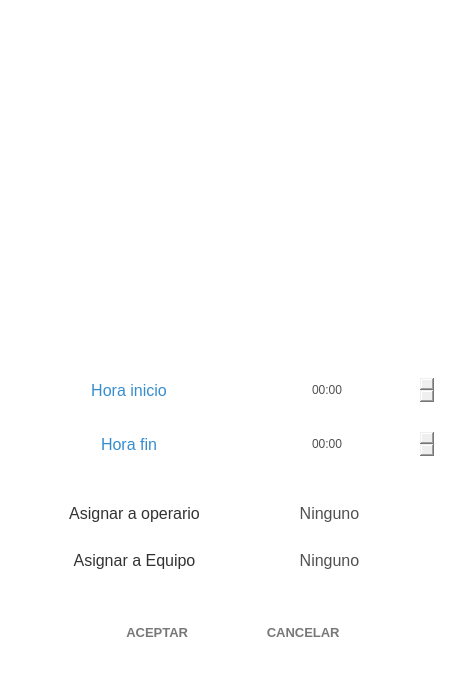
<?xml version="1.0" encoding="UTF-8"?>
<ui version="4.0">
 <class>CalendarDialog</class>
 <widget class="QDialog" name="CalendarDialog">
  <property name="geometry">
   <rect>
    <x>0</x>
    <y>0</y>
    <width>464</width>
    <height>692</height>
   </rect>
  </property>
  <property name="palette">
   <palette>
    <active>
     <colorrole role="Base">
      <brush brushstyle="SolidPattern">
       <color alpha="255">
        <red>46</red>
        <green>47</green>
        <blue>48</blue>
       </color>
      </brush>
     </colorrole>
     <colorrole role="Window">
      <brush brushstyle="SolidPattern">
       <color alpha="255">
        <red>255</red>
        <green>255</green>
        <blue>255</blue>
       </color>
      </brush>
     </colorrole>
    </active>
    <inactive>
     <colorrole role="Base">
      <brush brushstyle="SolidPattern">
       <color alpha="255">
        <red>46</red>
        <green>47</green>
        <blue>48</blue>
       </color>
      </brush>
     </colorrole>
     <colorrole role="Window">
      <brush brushstyle="SolidPattern">
       <color alpha="255">
        <red>255</red>
        <green>255</green>
        <blue>255</blue>
       </color>
      </brush>
     </colorrole>
    </inactive>
    <disabled>
     <colorrole role="Base">
      <brush brushstyle="SolidPattern">
       <color alpha="255">
        <red>255</red>
        <green>255</green>
        <blue>255</blue>
       </color>
      </brush>
     </colorrole>
     <colorrole role="Window">
      <brush brushstyle="SolidPattern">
       <color alpha="255">
        <red>255</red>
        <green>255</green>
        <blue>255</blue>
       </color>
      </brush>
     </colorrole>
    </disabled>
   </palette>
  </property>
  <property name="windowTitle">
   <string>Dialog</string>
  </property>
  <layout class="QVBoxLayout" name="verticalLayout_3">
   <item>
    <widget class="QWidget" name="widget_date" native="true">
     <property name="minimumSize">
      <size>
       <width>340</width>
       <height>340</height>
      </size>
     </property>
    </widget>
   </item>
   <item>
    <widget class="QWidget" name="widget_hora_cita" native="true">
     <layout class="QVBoxLayout" name="verticalLayout">
      <item>
       <widget class="QWidget" name="widget_hora_inicio" native="true">
        <layout class="QHBoxLayout" name="horizontalLayout">
         <item>
          <widget class="QLabel" name="label">
           <property name="font">
            <font>
             <family>Segoe UI</family>
             <pointsize>12</pointsize>
            </font>
           </property>
           <property name="styleSheet">
            <string notr="true">color:rgb(54, 141, 206);
</string>
           </property>
           <property name="text">
            <string>Hora inicio</string>
           </property>
           <property name="alignment">
            <set>Qt::AlignCenter</set>
           </property>
          </widget>
         </item>
         <item>
          <widget class="QTimeEdit" name="te_hora_inicio">
           <property name="minimumSize">
            <size>
             <width>0</width>
             <height>30</height>
            </size>
           </property>
           <property name="palette">
            <palette>
             <active>
              <colorrole role="WindowText">
               <brush brushstyle="SolidPattern">
                <color alpha="255">
                 <red>80</red>
                 <green>80</green>
                 <blue>80</blue>
                </color>
               </brush>
              </colorrole>
              <colorrole role="Text">
               <brush brushstyle="SolidPattern">
                <color alpha="255">
                 <red>80</red>
                 <green>80</green>
                 <blue>80</blue>
                </color>
               </brush>
              </colorrole>
              <colorrole role="ButtonText">
               <brush brushstyle="SolidPattern">
                <color alpha="255">
                 <red>80</red>
                 <green>80</green>
                 <blue>80</blue>
                </color>
               </brush>
              </colorrole>
              <colorrole role="Base">
               <brush brushstyle="NoBrush">
                <color alpha="255">
                 <red>0</red>
                 <green>0</green>
                 <blue>0</blue>
                </color>
               </brush>
              </colorrole>
              <colorrole role="Link">
               <brush brushstyle="SolidPattern">
                <color alpha="255">
                 <red>54</red>
                 <green>141</green>
                 <blue>206</blue>
                </color>
               </brush>
              </colorrole>
              <colorrole role="PlaceholderText">
               <brush brushstyle="NoBrush">
                <color alpha="128">
                 <red>80</red>
                 <green>80</green>
                 <blue>80</blue>
                </color>
               </brush>
              </colorrole>
             </active>
             <inactive>
              <colorrole role="WindowText">
               <brush brushstyle="SolidPattern">
                <color alpha="255">
                 <red>80</red>
                 <green>80</green>
                 <blue>80</blue>
                </color>
               </brush>
              </colorrole>
              <colorrole role="Text">
               <brush brushstyle="SolidPattern">
                <color alpha="255">
                 <red>80</red>
                 <green>80</green>
                 <blue>80</blue>
                </color>
               </brush>
              </colorrole>
              <colorrole role="ButtonText">
               <brush brushstyle="SolidPattern">
                <color alpha="255">
                 <red>80</red>
                 <green>80</green>
                 <blue>80</blue>
                </color>
               </brush>
              </colorrole>
              <colorrole role="Base">
               <brush brushstyle="NoBrush">
                <color alpha="255">
                 <red>0</red>
                 <green>0</green>
                 <blue>0</blue>
                </color>
               </brush>
              </colorrole>
              <colorrole role="Link">
               <brush brushstyle="SolidPattern">
                <color alpha="255">
                 <red>54</red>
                 <green>141</green>
                 <blue>206</blue>
                </color>
               </brush>
              </colorrole>
              <colorrole role="PlaceholderText">
               <brush brushstyle="NoBrush">
                <color alpha="128">
                 <red>80</red>
                 <green>80</green>
                 <blue>80</blue>
                </color>
               </brush>
              </colorrole>
             </inactive>
             <disabled>
              <colorrole role="WindowText">
               <brush brushstyle="SolidPattern">
                <color alpha="255">
                 <red>80</red>
                 <green>80</green>
                 <blue>80</blue>
                </color>
               </brush>
              </colorrole>
              <colorrole role="Text">
               <brush brushstyle="SolidPattern">
                <color alpha="255">
                 <red>80</red>
                 <green>80</green>
                 <blue>80</blue>
                </color>
               </brush>
              </colorrole>
              <colorrole role="ButtonText">
               <brush brushstyle="SolidPattern">
                <color alpha="255">
                 <red>80</red>
                 <green>80</green>
                 <blue>80</blue>
                </color>
               </brush>
              </colorrole>
              <colorrole role="Base">
               <brush brushstyle="NoBrush">
                <color alpha="255">
                 <red>0</red>
                 <green>0</green>
                 <blue>0</blue>
                </color>
               </brush>
              </colorrole>
              <colorrole role="Link">
               <brush brushstyle="SolidPattern">
                <color alpha="255">
                 <red>54</red>
                 <green>141</green>
                 <blue>206</blue>
                </color>
               </brush>
              </colorrole>
              <colorrole role="PlaceholderText">
               <brush brushstyle="NoBrush">
                <color alpha="128">
                 <red>80</red>
                 <green>80</green>
                 <blue>80</blue>
                </color>
               </brush>
              </colorrole>
             </disabled>
            </palette>
           </property>
           <property name="styleSheet">
            <string notr="true">border-radius: 6px;
color:rgb(80, 80, 80);
font: 87 12pt &quot;Segoe UI Black&quot;;</string>
           </property>
           <property name="alignment">
            <set>Qt::AlignCenter</set>
           </property>
           <property name="displayFormat">
            <string>hh:mm</string>
           </property>
          </widget>
         </item>
        </layout>
       </widget>
      </item>
      <item>
       <widget class="QWidget" name="widget_hora_fin" native="true">
        <layout class="QHBoxLayout" name="horizontalLayout_2">
         <item>
          <widget class="QLabel" name="label_2">
           <property name="font">
            <font>
             <family>Segoe UI</family>
             <pointsize>12</pointsize>
            </font>
           </property>
           <property name="styleSheet">
            <string notr="true">
color:rgb(54, 141, 206);
</string>
           </property>
           <property name="text">
            <string>Hora fin</string>
           </property>
           <property name="alignment">
            <set>Qt::AlignCenter</set>
           </property>
          </widget>
         </item>
         <item>
          <widget class="QTimeEdit" name="te_hora_fin">
           <property name="minimumSize">
            <size>
             <width>0</width>
             <height>30</height>
            </size>
           </property>
           <property name="palette">
            <palette>
             <active>
              <colorrole role="WindowText">
               <brush brushstyle="SolidPattern">
                <color alpha="255">
                 <red>80</red>
                 <green>80</green>
                 <blue>80</blue>
                </color>
               </brush>
              </colorrole>
              <colorrole role="Text">
               <brush brushstyle="SolidPattern">
                <color alpha="255">
                 <red>80</red>
                 <green>80</green>
                 <blue>80</blue>
                </color>
               </brush>
              </colorrole>
              <colorrole role="ButtonText">
               <brush brushstyle="SolidPattern">
                <color alpha="255">
                 <red>80</red>
                 <green>80</green>
                 <blue>80</blue>
                </color>
               </brush>
              </colorrole>
              <colorrole role="Base">
               <brush brushstyle="NoBrush">
                <color alpha="255">
                 <red>0</red>
                 <green>0</green>
                 <blue>0</blue>
                </color>
               </brush>
              </colorrole>
              <colorrole role="Link">
               <brush brushstyle="SolidPattern">
                <color alpha="255">
                 <red>54</red>
                 <green>141</green>
                 <blue>206</blue>
                </color>
               </brush>
              </colorrole>
              <colorrole role="PlaceholderText">
               <brush brushstyle="NoBrush">
                <color alpha="128">
                 <red>80</red>
                 <green>80</green>
                 <blue>80</blue>
                </color>
               </brush>
              </colorrole>
             </active>
             <inactive>
              <colorrole role="WindowText">
               <brush brushstyle="SolidPattern">
                <color alpha="255">
                 <red>80</red>
                 <green>80</green>
                 <blue>80</blue>
                </color>
               </brush>
              </colorrole>
              <colorrole role="Text">
               <brush brushstyle="SolidPattern">
                <color alpha="255">
                 <red>80</red>
                 <green>80</green>
                 <blue>80</blue>
                </color>
               </brush>
              </colorrole>
              <colorrole role="ButtonText">
               <brush brushstyle="SolidPattern">
                <color alpha="255">
                 <red>80</red>
                 <green>80</green>
                 <blue>80</blue>
                </color>
               </brush>
              </colorrole>
              <colorrole role="Base">
               <brush brushstyle="NoBrush">
                <color alpha="255">
                 <red>0</red>
                 <green>0</green>
                 <blue>0</blue>
                </color>
               </brush>
              </colorrole>
              <colorrole role="Link">
               <brush brushstyle="SolidPattern">
                <color alpha="255">
                 <red>54</red>
                 <green>141</green>
                 <blue>206</blue>
                </color>
               </brush>
              </colorrole>
              <colorrole role="PlaceholderText">
               <brush brushstyle="NoBrush">
                <color alpha="128">
                 <red>80</red>
                 <green>80</green>
                 <blue>80</blue>
                </color>
               </brush>
              </colorrole>
             </inactive>
             <disabled>
              <colorrole role="WindowText">
               <brush brushstyle="SolidPattern">
                <color alpha="255">
                 <red>80</red>
                 <green>80</green>
                 <blue>80</blue>
                </color>
               </brush>
              </colorrole>
              <colorrole role="Text">
               <brush brushstyle="SolidPattern">
                <color alpha="255">
                 <red>80</red>
                 <green>80</green>
                 <blue>80</blue>
                </color>
               </brush>
              </colorrole>
              <colorrole role="ButtonText">
               <brush brushstyle="SolidPattern">
                <color alpha="255">
                 <red>80</red>
                 <green>80</green>
                 <blue>80</blue>
                </color>
               </brush>
              </colorrole>
              <colorrole role="Base">
               <brush brushstyle="NoBrush">
                <color alpha="255">
                 <red>0</red>
                 <green>0</green>
                 <blue>0</blue>
                </color>
               </brush>
              </colorrole>
              <colorrole role="Link">
               <brush brushstyle="SolidPattern">
                <color alpha="255">
                 <red>54</red>
                 <green>141</green>
                 <blue>206</blue>
                </color>
               </brush>
              </colorrole>
              <colorrole role="PlaceholderText">
               <brush brushstyle="NoBrush">
                <color alpha="128">
                 <red>80</red>
                 <green>80</green>
                 <blue>80</blue>
                </color>
               </brush>
              </colorrole>
             </disabled>
            </palette>
           </property>
           <property name="styleSheet">
            <string notr="true">border-radius: 6px;
color:rgb(80, 80, 80);
font: 87 12pt &quot;Segoe UI Black&quot;;</string>
           </property>
           <property name="alignment">
            <set>Qt::AlignCenter</set>
           </property>
           <property name="displayFormat">
            <string>hh:mm</string>
           </property>
          </widget>
         </item>
        </layout>
       </widget>
      </item>
      <item>
       <spacer name="verticalSpacer_2">
        <property name="orientation">
         <enum>Qt::Vertical</enum>
        </property>
        <property name="sizeHint" stdset="0">
         <size>
          <width>20</width>
          <height>10</height>
         </size>
        </property>
       </spacer>
      </item>
     </layout>
    </widget>
   </item>
   <item>
    <widget class="QWidget" name="widget_asign" native="true">
     <layout class="QVBoxLayout" name="verticalLayout_2">
      <item>
       <layout class="QHBoxLayout" name="horizontalLayout_3">
        <property name="leftMargin">
         <number>20</number>
        </property>
        <property name="topMargin">
         <number>5</number>
        </property>
        <property name="rightMargin">
         <number>20</number>
        </property>
        <property name="bottomMargin">
         <number>5</number>
        </property>
        <item>
         <widget class="MyLabelAnimated" name="pb_asign_operators">
          <property name="minimumSize">
           <size>
            <width>0</width>
            <height>31</height>
           </size>
          </property>
          <property name="font">
           <font>
            <family>Segoe UI</family>
            <pointsize>12</pointsize>
           </font>
          </property>
          <property name="styleSheet">
           <string notr="true">QLabel{
	background-color: #FFFFFF; 
	border-radius: 6px;
	color:rgb(50, 50, 50);
}
QLabel:hover:!pressed{
	  background-color: #EEEEEE; 
}
</string>
          </property>
          <property name="text">
           <string>Asignar a operario</string>
          </property>
          <property name="scaledContents">
           <bool>true</bool>
          </property>
          <property name="alignment">
           <set>Qt::AlignCenter</set>
          </property>
         </widget>
        </item>
        <item>
         <widget class="QLabel" name="l_operators">
          <property name="font">
           <font>
            <family>Segoe UI</family>
            <pointsize>12</pointsize>
            <weight>50</weight>
            <bold>false</bold>
           </font>
          </property>
          <property name="styleSheet">
           <string notr="true">
color:rgb(80, 80, 80);
</string>
          </property>
          <property name="text">
           <string>Ninguno</string>
          </property>
          <property name="alignment">
           <set>Qt::AlignCenter</set>
          </property>
         </widget>
        </item>
       </layout>
      </item>
      <item>
       <layout class="QHBoxLayout" name="horizontalLayout_6">
        <property name="leftMargin">
         <number>20</number>
        </property>
        <property name="topMargin">
         <number>5</number>
        </property>
        <property name="rightMargin">
         <number>20</number>
        </property>
        <property name="bottomMargin">
         <number>5</number>
        </property>
        <item>
         <widget class="MyLabelAnimated" name="pb_asign_team">
          <property name="minimumSize">
           <size>
            <width>0</width>
            <height>31</height>
           </size>
          </property>
          <property name="font">
           <font>
            <family>Segoe UI</family>
            <pointsize>12</pointsize>
           </font>
          </property>
          <property name="styleSheet">
           <string notr="true">QLabel{
	background-color: #FFFFFF; 
	border-radius: 6px;
	color:rgb(50, 50, 50);
}
QLabel:hover:!pressed{
	  background-color: #EEEEEE; 
}
</string>
          </property>
          <property name="text">
           <string>Asignar a Equipo</string>
          </property>
          <property name="scaledContents">
           <bool>true</bool>
          </property>
          <property name="alignment">
           <set>Qt::AlignCenter</set>
          </property>
         </widget>
        </item>
        <item>
         <widget class="QLabel" name="l_team">
          <property name="font">
           <font>
            <family>Segoe UI</family>
            <pointsize>12</pointsize>
            <weight>50</weight>
            <bold>false</bold>
           </font>
          </property>
          <property name="styleSheet">
           <string notr="true">
color:rgb(80, 80, 80);
</string>
          </property>
          <property name="text">
           <string>Ninguno</string>
          </property>
          <property name="alignment">
           <set>Qt::AlignCenter</set>
          </property>
         </widget>
        </item>
       </layout>
      </item>
     </layout>
    </widget>
   </item>
   <item>
    <spacer name="verticalSpacer">
     <property name="orientation">
      <enum>Qt::Vertical</enum>
     </property>
     <property name="sizeHint" stdset="0">
      <size>
       <width>20</width>
       <height>10</height>
      </size>
     </property>
    </spacer>
   </item>
   <item>
    <layout class="QHBoxLayout" name="horizontalLayout_5">
     <property name="topMargin">
      <number>20</number>
     </property>
     <property name="bottomMargin">
      <number>20</number>
     </property>
     <item>
      <spacer name="horizontalSpacer_2">
       <property name="orientation">
        <enum>Qt::Horizontal</enum>
       </property>
       <property name="sizeHint" stdset="0">
        <size>
         <width>40</width>
         <height>20</height>
        </size>
       </property>
      </spacer>
     </item>
     <item>
      <layout class="QHBoxLayout" name="horizontalLayout_4">
       <item>
        <widget class="QPushButton" name="pb_aceptar">
         <property name="minimumSize">
          <size>
           <width>100</width>
           <height>30</height>
          </size>
         </property>
         <property name="font">
          <font>
           <family>Segoe UI</family>
           <pointsize>10</pointsize>
           <weight>75</weight>
           <bold>true</bold>
          </font>
         </property>
         <property name="styleSheet">
          <string notr="true">QPushButton{
	border-radius: 3px;
	color:rgb(120, 120, 120);
}
QPushButton:hover:!pressed{
	  background-color: #EEEEEE; 
}</string>
         </property>
         <property name="text">
          <string>ACEPTAR </string>
         </property>
         <property name="icon">
          <iconset resource="assets.qrc">
           <normaloff>:/icons/accept.png</normaloff>:/icons/accept.png</iconset>
         </property>
         <property name="iconSize">
          <size>
           <width>30</width>
           <height>20</height>
          </size>
         </property>
         <property name="flat">
          <bool>true</bool>
         </property>
        </widget>
       </item>
       <item>
        <spacer name="horizontalSpacer_5">
         <property name="orientation">
          <enum>Qt::Horizontal</enum>
         </property>
         <property name="sizeHint" stdset="0">
          <size>
           <width>40</width>
           <height>20</height>
          </size>
         </property>
        </spacer>
       </item>
       <item>
        <widget class="QPushButton" name="pb_cancelar">
         <property name="minimumSize">
          <size>
           <width>100</width>
           <height>30</height>
          </size>
         </property>
         <property name="font">
          <font>
           <family>Segoe UI</family>
           <pointsize>10</pointsize>
           <weight>75</weight>
           <bold>true</bold>
          </font>
         </property>
         <property name="styleSheet">
          <string notr="true">QPushButton{
	border-radius: 3px;
	color:rgb(120, 120, 120);
}
QPushButton:hover:!pressed{
	  background-color: #EEEEEE; 
}</string>
         </property>
         <property name="text">
          <string>CANCELAR </string>
         </property>
         <property name="icon">
          <iconset resource="assets.qrc">
           <normaloff>:/icons/cancel.png</normaloff>:/icons/cancel.png</iconset>
         </property>
         <property name="iconSize">
          <size>
           <width>30</width>
           <height>20</height>
          </size>
         </property>
         <property name="flat">
          <bool>true</bool>
         </property>
        </widget>
       </item>
      </layout>
     </item>
     <item>
      <spacer name="horizontalSpacer">
       <property name="orientation">
        <enum>Qt::Horizontal</enum>
       </property>
       <property name="sizeHint" stdset="0">
        <size>
         <width>40</width>
         <height>20</height>
        </size>
       </property>
      </spacer>
     </item>
    </layout>
   </item>
   <item>
    <spacer name="verticalSpacer_3">
     <property name="orientation">
      <enum>Qt::Vertical</enum>
     </property>
     <property name="sizeHint" stdset="0">
      <size>
       <width>20</width>
       <height>23</height>
      </size>
     </property>
    </spacer>
   </item>
  </layout>
 </widget>
 <customwidgets>
  <customwidget>
   <class>MyLabelAnimated</class>
   <extends>QLabel</extends>
   <header location="global">mylabelanimated.h</header>
  </customwidget>
 </customwidgets>
 <resources>
  <include location="assets.qrc"/>
 </resources>
 <connections/>
</ui>
